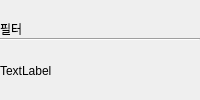
           <widget class="QWidget" name="side_allergy_filter_page">
            <property name="sizePolicy">
             <sizepolicy hsizetype="Expanding" vsizetype="Preferred">
              <horstretch>0</horstretch>
              <verstretch>0</verstretch>
             </sizepolicy>
            </property>
            <layout class="QVBoxLayout" name="verticalLayout_6" stretch="0,0,10">
             <property name="spacing">
              <number>0</number>
             </property>
             <property name="leftMargin">
              <number>0</number>
             </property>
             <property name="topMargin">
              <number>20</number>
             </property>
             <property name="rightMargin">
              <number>0</number>
             </property>
             <property name="bottomMargin">
              <number>0</number>
             </property>
             <item>
              <widget class="QLabel" name="label_2">
               <property name="text">
                <string>필터</string>
               </property>
              </widget>
             </item>
             <item>
              <widget class="Line" name="line_3">
               <property name="orientation">
                <enum>Qt::Horizontal</enum>
               </property>
              </widget>
             </item>
             <item>
              <widget class="QLabel" name="label_6">
               <property name="text">
                <string>TextLabel</string>
               </property>
              </widget>
             </item>
            </layout>
           </widget>
